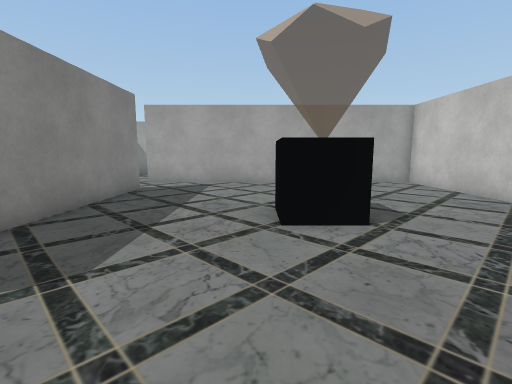
View 1 (above)

22 first-person views from a walk through a Unity game level. The camera is 1.3 m above the floor, tilts 8° down and sees 85° across. Doors are open. The floor is counted in squares, 1 m on a side. Each view is taken from the middle of a square. On the plan, view 1 faces up. The plan holds only what a view shows up to about 13 squares ahead; the rest is blank. The place goes on beyond the plan. Some surface patterns are stand-ins.

View 2
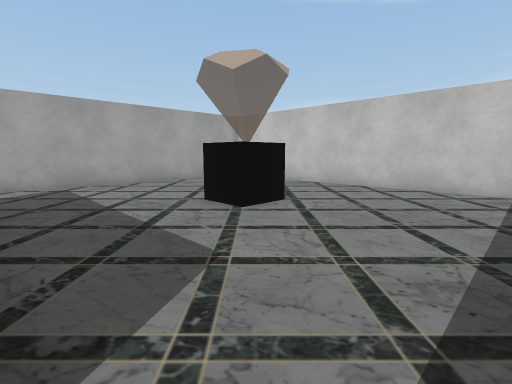

View 3
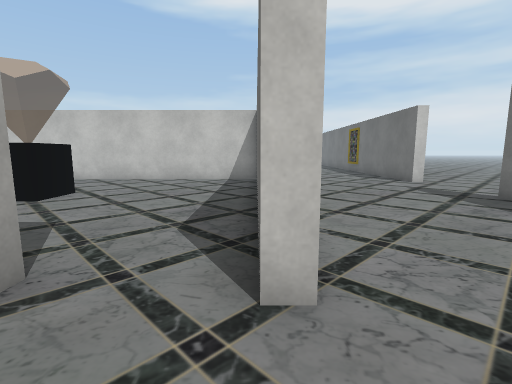

View 4
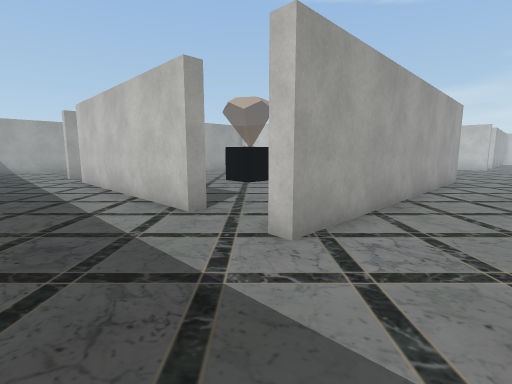

View 5
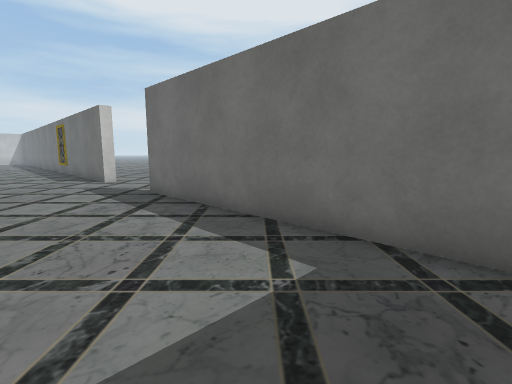

View 6
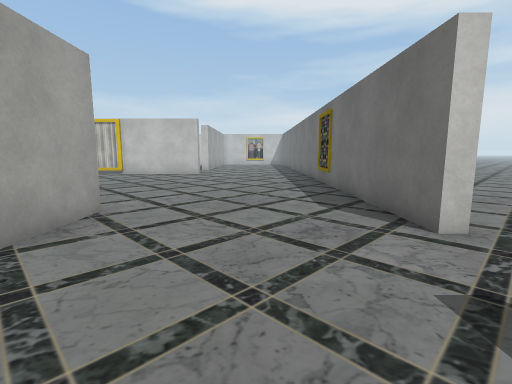

View 7
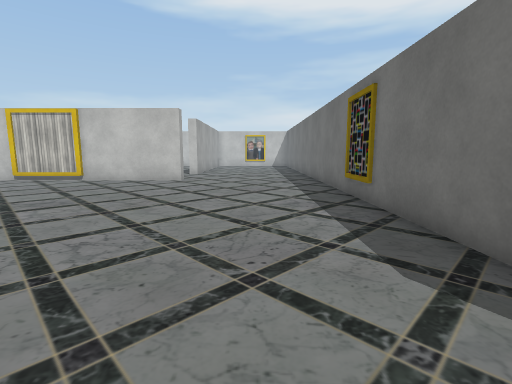

View 8
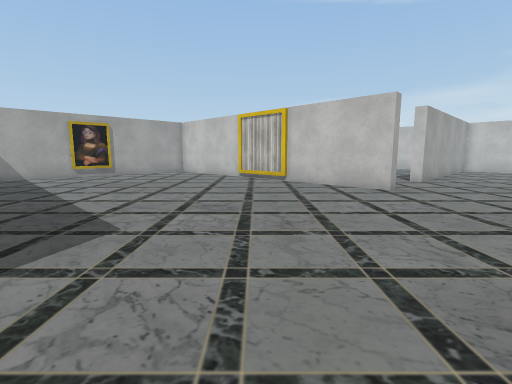

View 9
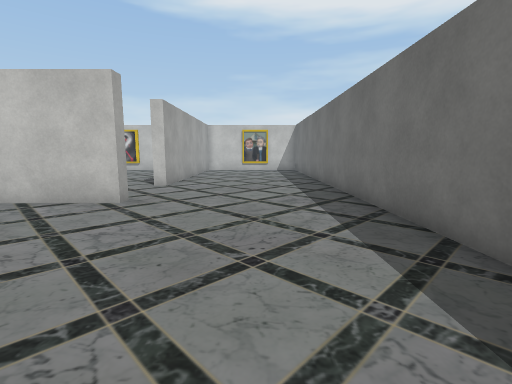

View 10
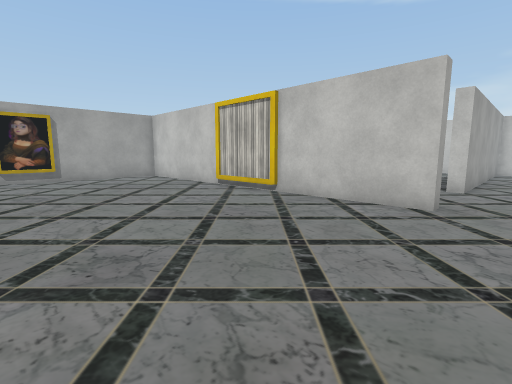

View 11
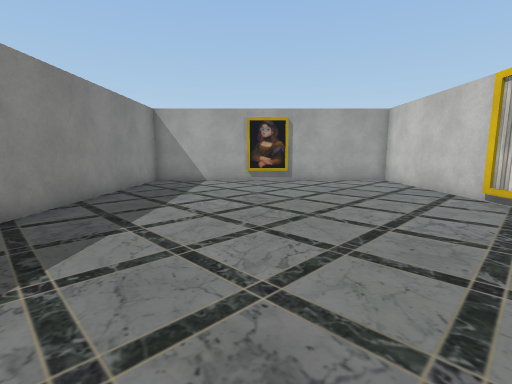

View 12
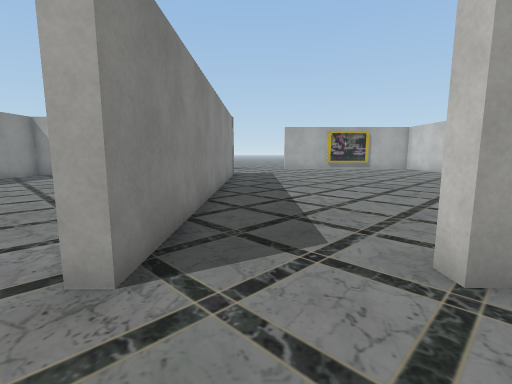

View 13
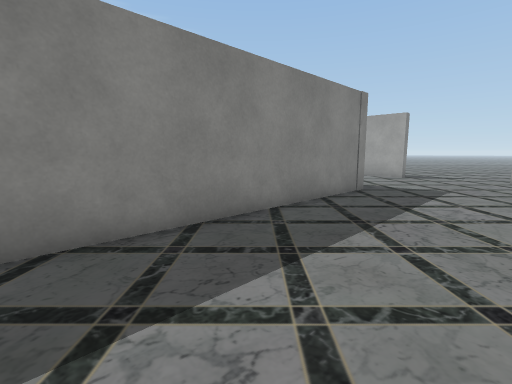

View 14
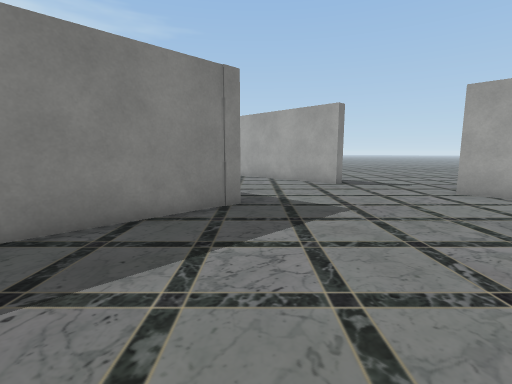

View 15
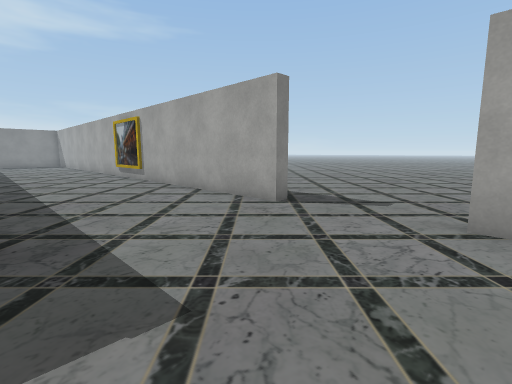

View 16
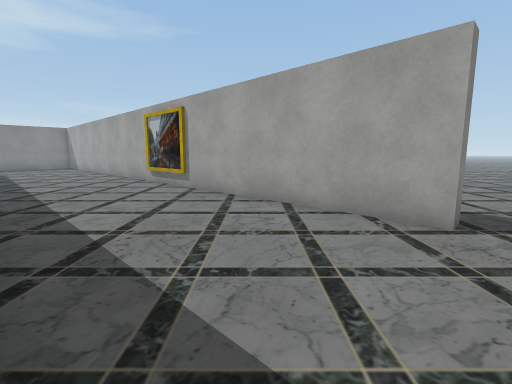

View 17
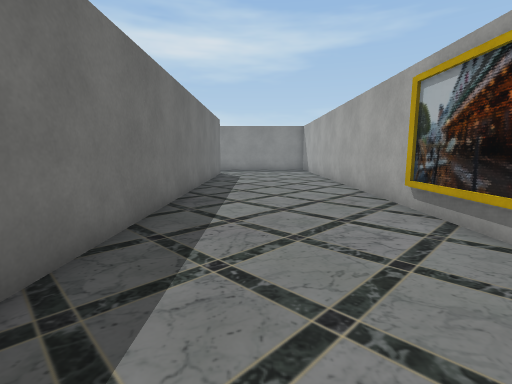

View 18
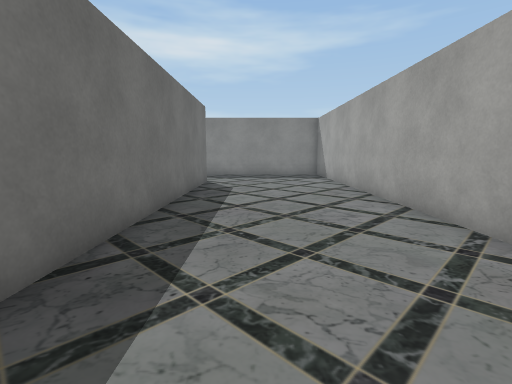

View 19
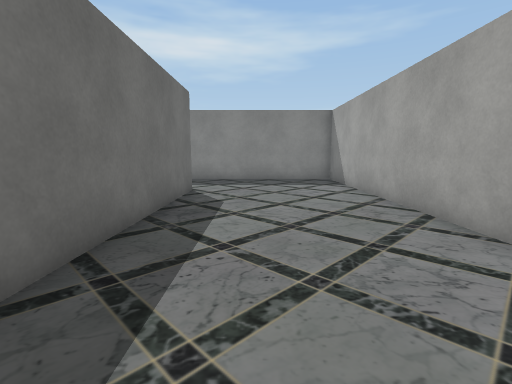

View 20
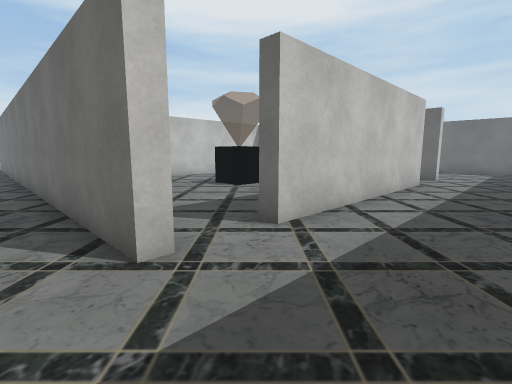

View 21
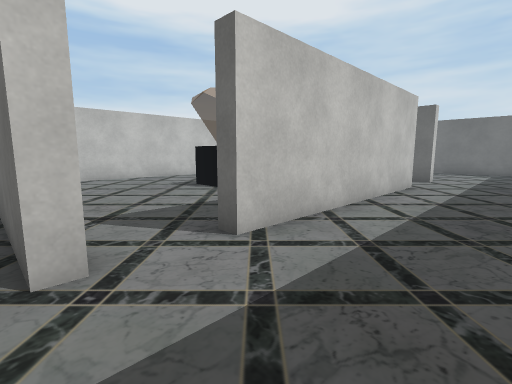

View 22
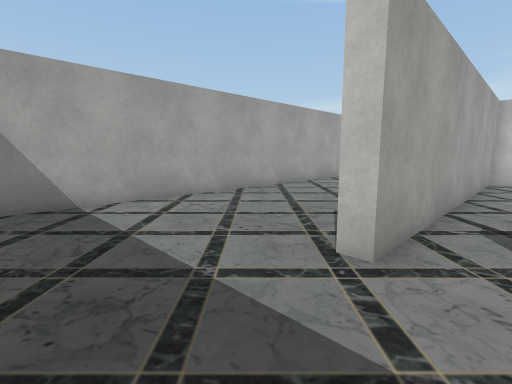

### Floor plan
Points are (right, up) in squares from view 1. A wall is a line through its corners. A room is listed if a view was taken in it or the views show most of it. See-through windows are left out.
Room 1 (view 1)
walls: (-4.2, 10.2) (-4.2, 4.5); (6.8, 0.4) (6.8, 12.3) (-3.6, 12.3); (-3.4, -1) (-2.2, -1)
ways out: opening at (-4, 0.5) to room 2; opening at (-4, 11) to room 2
objects: other object (1, 5) to (2, 6)
Room 2 (views 2, 3, 4, 5, 6, 7, 8, 9, 10, 11, 12, 13, 14, 15, 16, 17, 18, 19, 20, 21, 22)
walls: (7.2, -1.5) (-4.8, -1.5) (-4.8, -1) (-3.4, -1); (7.3, 12.1) (7.3, 4); (9.4, 12.3) (8.8, 12.3); (14.4, 12.3) (11.5, 12.3); (18.6, 12.9) (18.6, -1.5) (18.2, -1.5) (18.2, 12.1); (5.4, -8) (24.1, -8); (-4.1, 1.4) (-4.8, 1.4) (-4.8, 10.2) (-4.2, 10.2); (-3.6, 12.3) (-4.8, 12.3) (-4.8, 12.8) (10.8, 12.8); (18.1, 18.7) (-8.1, 18.7); (24.5, -1.5) (22, -1.5) (22, -0.9); (23.6, 18.7) (22.2, 18.7); (-8, -8) (1.1, -8)
ways out: opening at (-4, 0.5) to room 1; opening at (-4, 11) to room 1; open door at (3.2, -8.4); open door at (20, 19)

Where each view was taken, in squares from view 1:
view 1: 0 up, 0 right, facing up
view 2: 0 up, 4 left, facing up-right
view 3: 1 down, 7 left, facing right
view 4: 4 down, 8 left, facing up-right
view 5: 4 down, 8 left, facing down-right
view 6: 5 down, 1 right, facing right
view 7: 5 down, 5 right, facing right
view 8: 5 down, 8 right, facing up-right
view 9: 5 down, 11 right, facing right
view 10: 3 down, 11 right, facing up-right
view 11: 1 down, 12 right, facing up
view 12: 4 down, 20 right, facing up
view 13: 3 up, 23 right, facing up-left
view 14: 8 up, 24 right, facing up-left
view 15: 13 up, 23 right, facing up-left
view 16: 13 up, 19 right, facing up-left
view 17: 15 up, 13 right, facing left
view 18: 15 up, 8 right, facing left
view 19: 15 up, 5 right, facing left
view 20: 14 up, 8 left, facing down-right
view 21: 13 up, 8 left, facing down-right
view 22: 11 up, 8 left, facing up-right
